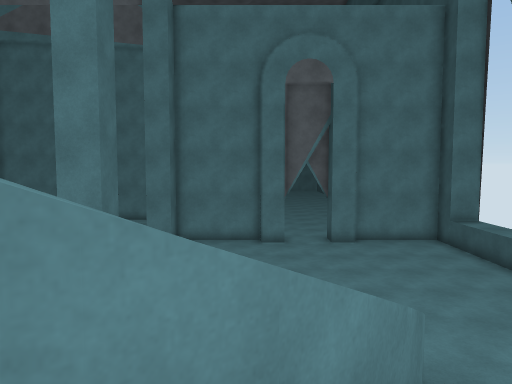
[1] (above)

17 first-person views from a walk through a Unity game level. The camera is 1.2 m above the floor, tilts 4° down and sees 70° across. The floor is counted in squares, 1 m on a side. Each view is taken from the middle of a square. On the plan, view 1 faces up. The plan holds only what a view shows up to about 15 squares ahead; the rest is blank. The place goes on beyond the plan. The player character is not drawn.

[2]
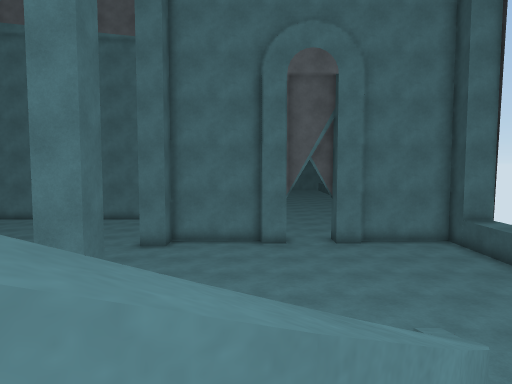

[3]
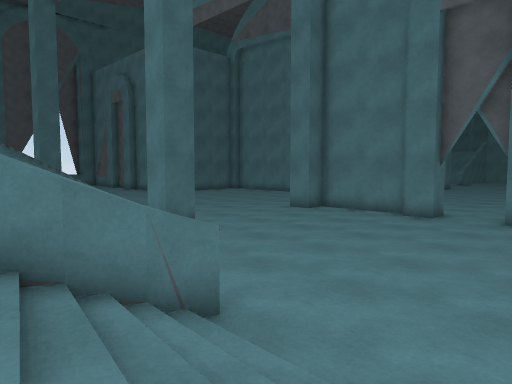

[4]
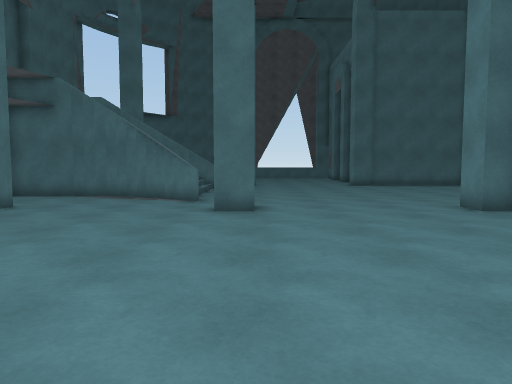

[5]
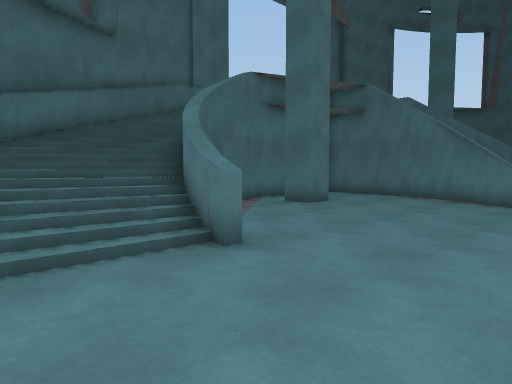

[6]
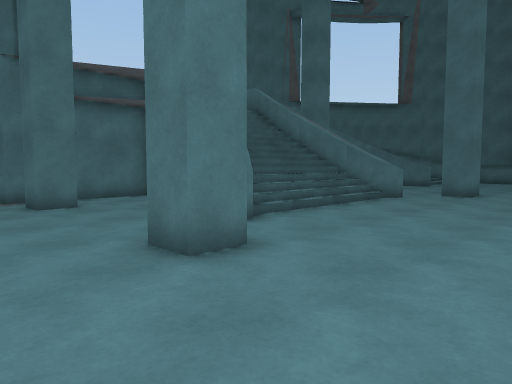

[7]
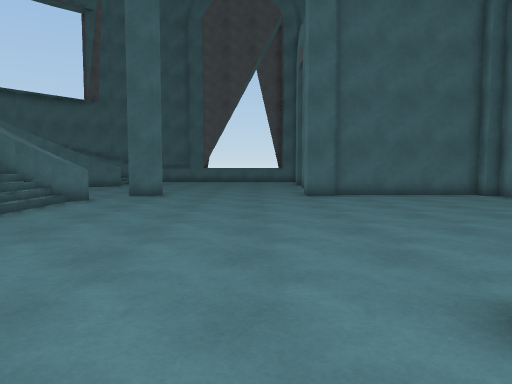

[8]
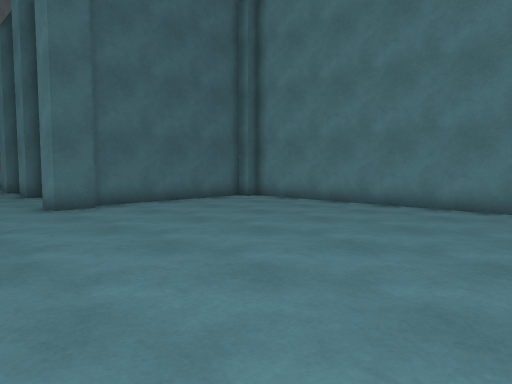

[9]
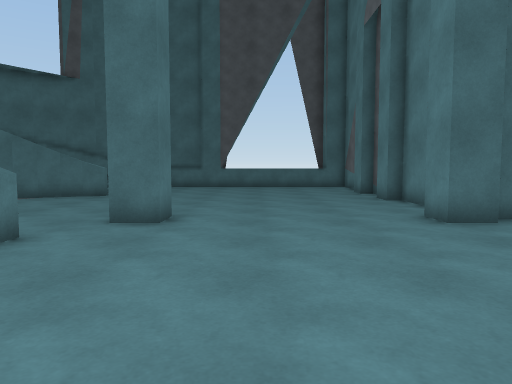

[10]
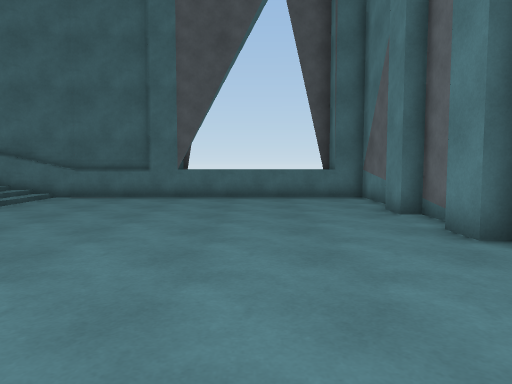

[11]
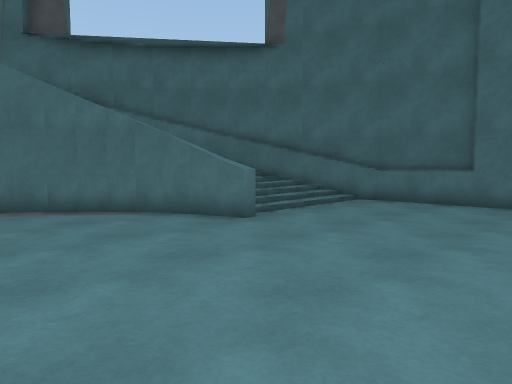

[12]
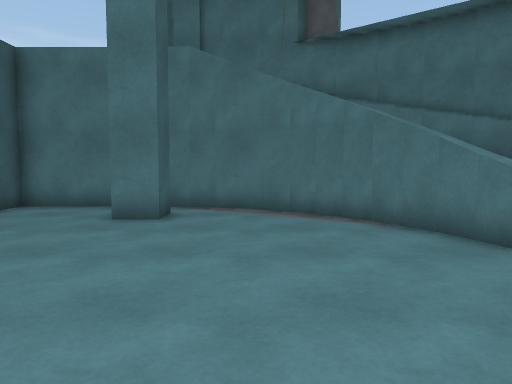

[13]
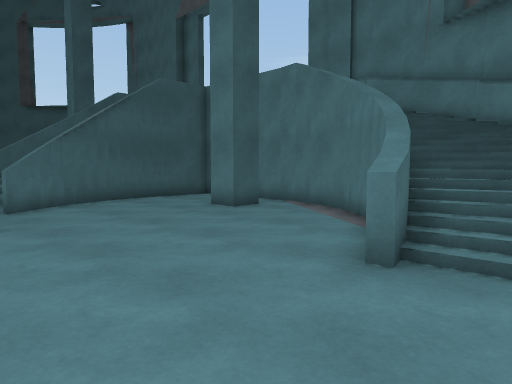

[14]
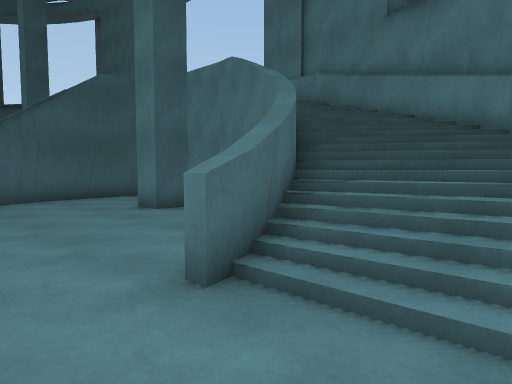

[15]
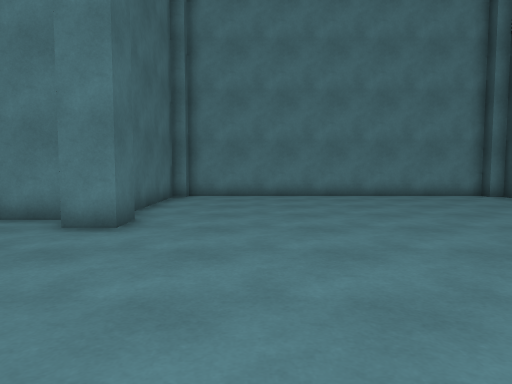

[16]
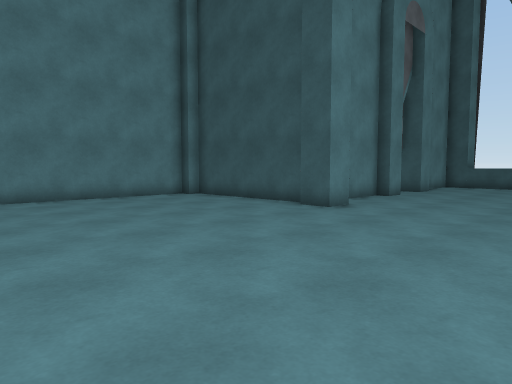

[17]
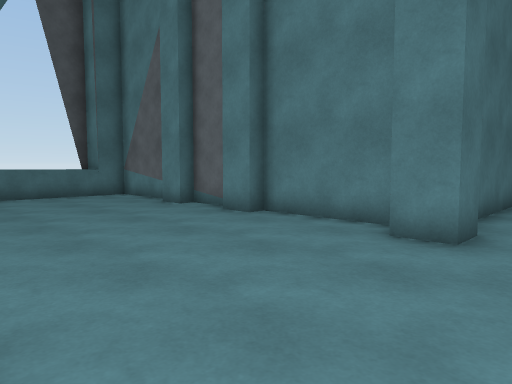

### Floor plan
Key: @ floor where view 1 was taken; # wall or solid block; . floor; / step, stairs or slope; = window, fence, low wall or low ledge; ^ raised ledge.
Columns run from 31 left of view 1 to 6 right of it. Each row starts with its distance up from view 1.
 24               ##############
 23               #............#
 22               #............#
 21               #............#
 20               #............#     ..
 19               #............#    ...
 18               #............#    ...
 17  ##############...........#######..#
 16 ##...........##...........##..........
 15  ^....................................
 14  ^....................................
 13  ^....................................
 12  ^....................................
 11  ^....................................
 10 ##...........##...........##..........
  9 ##........... #...........##..........
  8  #..............##....................
  7  #...............#/////##.............
  6  #...............##////#.............
  5  #/////##........ =///=#.........#///
  4  #//////#.........=///=.........##///
  3  ##/////##........#// #.........#/////
  2   ## ////=#...#...=   =....#..#=#////
  1    ##/////=##.....=   =......#=/////
  0    ###//////=======   ========/@////
 -1     ###/////                  ////##
 -2       ###///                 ////###
 -3        #####                 #####
 -4           #####              ##

Where each view was taken, in squares from view 1:
view 1: 0 up, 0 right, facing up
view 2: 1 up, 0 right, facing up
view 3: 3 up, 6 right, facing up-left
view 4: 10 up, 6 right, facing left
view 5: 10 up, 6 right, facing down-left
view 6: 14 up, 1 left, facing down-left
view 7: 14 up, 2 left, facing left
view 8: 13 up, 6 left, facing up-left
view 9: 12 up, 9 left, facing left
view 10: 13 up, 16 left, facing left
view 11: 12 up, 18 left, facing down-left
view 12: 11 up, 20 left, facing down
view 13: 10 up, 26 left, facing down-right
view 14: 8 up, 27 left, facing down-right
view 15: 9 up, 14 left, facing up
view 16: 10 up, 14 left, facing up-right
view 17: 10 up, 15 left, facing up-left
